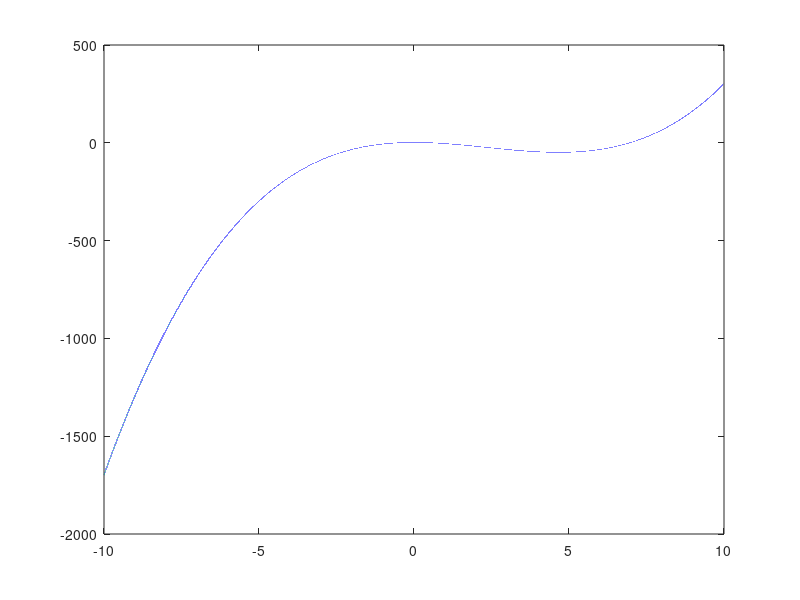

Write the MATLAB code that produced this figure.
function pexercise(b, e, h)

    if nargin == 0
        b = -10;
        e = 10;
        h = 0.0001;
    end

    %{
    
    % V 1
    
    tic
    
    y = [];
    
    for x = b : h : e
        y_ = x^3 - 7 * x^2 + 2;
        y = [y y_];
    end
    
    toc
    %}
    
    %{

    % V 2
    
    tic
    
    xc = 0;
    y = zeros((b - e) / h + 1);
    
    for x = b : h : e
        xc = xc + 1;
        y_ = x^3 - 7 * x^2 + 2;
        y(xc) = y_;
    end
    
    toc
        
    %}
    
    % V 3
    
    tic
    
    x = b : h : e;
    y = x.^3 - 7 * x.^2 + 2;
    
    toc
    
    plot(b:h:e, y)
    
end